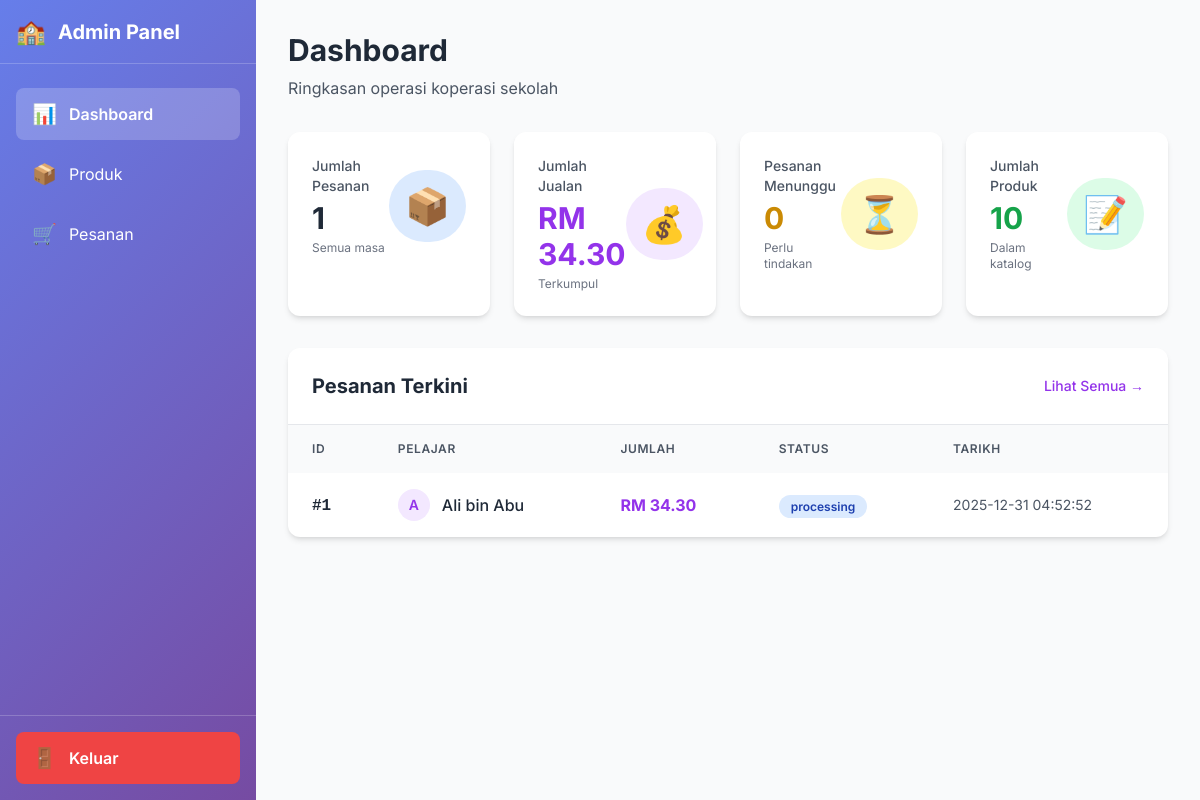
The page /admin/dashboard (signed in) on the database its author committed.
### tables this page shows
CREATE TABLE orders
                 (id INTEGER PRIMARY KEY AUTOINCREMENT,
                  user_id INTEGER NOT NULL,
                  total_amount REAL NOT NULL,
                  status TEXT DEFAULT 'pending',
                  payment_proof TEXT,
                  notes TEXT,
                  created_at TIMESTAMP DEFAULT CURRENT_TIMESTAMP,
                  FOREIGN KEY (user_id) REFERENCES users(id));

CREATE TABLE users
                 (id INTEGER PRIMARY KEY AUTOINCREMENT,
                  username TEXT UNIQUE NOT NULL,
                  password TEXT NOT NULL,
                  name TEXT NOT NULL,
                  role TEXT NOT NULL,
                  created_at TIMESTAMP DEFAULT CURRENT_TIMESTAMP);

### app.py (the view)
@app.route('/admin/dashboard')
def admin_dashboard():
    if 'user_id' not in session or session.get('role') != 'admin':
        return redirect(url_for('login'))
    db = get_db()
    stats = {
        'total_orders': db.execute('SELECT COUNT(*) as count FROM orders').fetchone()['count'],
        'total_sales': db.execute('SELECT COALESCE(SUM(total_amount), 0) as total FROM orders WHERE status != "cancelled"').fetchone()['total'],
        'pending_orders': db.execute('SELECT COUNT(*) as count FROM orders WHERE status = "pending"').fetchone()['count'],
        'total_products': db.execute('SELECT COUNT(*) as count FROM products').fetchone()['count']
    }
    recent_orders = db.execute('''
        SELECT o.*, u.name as student_name
        FROM orders o
        JOIN users u ON o.user_id = u.id
        ORDER BY o.created_at DESC
        LIMIT 10
    ''').fetchall()
    db.close()
    return render_template('admin_dashboard.html', stats=stats, recent_orders=recent_orders)

### app.py (called while the page is built)
def get_db():
    conn = sqlite3.connect('koperasi.db')
    conn.row_factory = sqlite3.Row
    return conn

### templates/admin_dashboard.html (shortened to what this page needs)
{% extends "base.html" %}
{% block content %}
<div class="flex h-screen bg-gray-50">
    <div class="hidden md:flex md:flex-col md:w-64 gradient-bg text-white flex-shrink-0">
        <div class="flex items-center h-16 px-4 border-b border-white/20">
            <span class="text-2xl mr-3">🏫</span>
            <span class="font-bold text-xl">Admin Panel</span>
        </div>
        <nav class="flex-1 px-4 py-6 space-y-2">
            <a href="{{ url_for('admin_dashboard') }}"
               class="flex items-center px-4 py-3 rounded-lg bg-white/20 font-semibold hover:bg-white/30 transition">
                <span class="text-xl mr-3">📊</span>
                Dashboard
            </a>
            <a href="{{ url_for('admin_products') }}"
               class="flex items-center px-4 py-3 rounded-lg hover:bg-white/10 transition">
                <span class="text-xl mr-3">📦</span>
                Produk
            </a>
            <a href="{{ url_for('admin_orders') }}"
               class="flex items-center px-4 py-3 rounded-lg hover:bg-white/10 transition">
                <span class="text-xl mr-3">🛒</span>
                Pesanan
            </a>
        </nav>
        <div class="p-4 border-t border-white/20">
            <a href="{{ url_for('logout') }}"
               class="flex items-center px-4 py-3 rounded-lg bg-red-500 hover:bg-red-600 font-semibold transition">
                <span class="text-xl mr-3">🚪</span>
                Keluar
            </a>
        </div>
    </div>
    <div class="flex-1 overflow-auto">
        <div class="max-w-7xl mx-auto px-4 sm:px-6 lg:px-8 py-8">
            <div class="mb-8">
                <h1 class="text-3xl font-bold text-gray-800 mb-2">Dashboard</h1>
                <p class="text-gray-600">Ringkasan operasi koperasi sekolah</p>
            </div>
            <div class="grid grid-cols-1 md:grid-cols-2 lg:grid-cols-4 gap-6 mb-8">
                <div class="bg-white rounded-xl shadow-md p-6 card-hover">
                    <div class="flex items-center justify-between">
                        <div>
                            <p class="text-sm text-gray-600 font-medium mb-1">Jumlah Pesanan</p>
                            <p class="text-3xl font-bold text-gray-800">{{ stats.total_orders }}</p>
                            <p class="text-xs text-gray-500 mt-1">Semua masa</p>
                        </div>
                        <div class="bg-blue-100 rounded-full p-4">
                            <span class="text-4xl">📦</span>
                        </div>
                    </div>
                </div>
                <div class="bg-white rounded-xl shadow-md p-6 card-hover">
                    <div class="flex items-center justify-between">
                        <div>
                            <p class="text-sm text-gray-600 font-medium mb-1">Jumlah Jualan</p>
                            <p class="text-3xl font-bold text-purple-600">RM {{ "%.2f"|format(stats.total_sales) }}</p>
                            <p class="text-xs text-gray-500 mt-1">Terkumpul</p>
                        </div>
                        <div class="bg-purple-100 rounded-full p-4">
                            <span class="text-4xl">💰</span>
                        </div>
                    </div>
                </div>
                <div class="bg-white rounded-xl shadow-md p-6 card-hover">
                    <div class="flex items-center justify-between">
                        <div>
                            <p class="text-sm text-gray-600 font-medium mb-1">Pesanan Menunggu</p>
                            <p class="text-3xl font-bold text-yellow-600">{{ stats.pending_orders }}</p>
                            <p class="text-xs text-gray-500 mt-1">Perlu tindakan</p>
                        </div>
                        <div class="bg-yellow-100 rounded-full p-4">
                            <span class="text-4xl">⏳</span>
                        </div>
                    </div>
                </div>
                <div class="bg-white rounded-xl shadow-md p-6 card-hover">
                    <div class="flex items-center justify-between">
                        <div>
                            <p class="text-sm text-gray-600 font-medium mb-1">Jumlah Produk</p>
                            <p class="text-3xl font-bold text-green-600">{{ stats.total_products }}</p>
                            <p class="text-xs text-gray-500 mt-1">Dalam katalog</p>
                        </div>
                        <div class="bg-green-100 rounded-full p-4">
                            <span class="text-4xl">📝</span>
                        </div>
                    </div>
                </div>
            </div>
            <div class="bg-white rounded-xl shadow-md overflow-hidden">
                <div class="p-6 border-b border-gray-200">
                    <div class="flex justify-between items-center">
                        <h2 class="text-xl font-bold text-gray-800">Pesanan Terkini</h2>
                        <a href="{{ url_for('admin_orders') }}"
                           class="text-purple-600 hover:text-purple-800 font-medium text-sm">
                            Lihat Semua →
                        </a>
                    </div>
                </div>
                <div class="overflow-x-auto">
                    <table class="w-full">
                        <thead class="bg-gray-50">
                            <tr>
                                <th class="px-6 py-4 text-left text-xs font-semibold text-gray-600 uppercase tracking-wider">ID</th>
                                <th class="px-6 py-4 text-left text-xs font-semibold text-gray-600 uppercase tracking-wider">Pelajar</th>
                                <th class="px-6 py-4 text-left text-xs font-semibold text-gray-600 uppercase tracking-wider">Jumlah</th>
                                <th class="px-6 py-4 text-left text-xs font-semibold text-gray-600 uppercase tracking-wider">Status</th>
                                <th class="px-6 py-4 text-left text-xs font-semibold text-gray-600 uppercase tracking-wider">Tarikh</th>
                            </tr>
                        </thead>
                        <tbody class="divide-y divide-gray-200">
                            {% if recent_orders %}
                                {% for order in recent_orders %}
                                <tr class="hover:bg-gray-50 transition">
                                    <td class="px-6 py-4 whitespace-nowrap">
                                        <span class="font-mono font-semibold text-gray-800">#{{ order.id }}</span>
                                    </td>
                                    <td class="px-6 py-4 whitespace-nowrap">
                                        <div class="flex items-center">
                                            <div class="w-8 h-8 bg-purple-100 rounded-full flex items-center justify-center mr-3">
                                                <span class="text-purple-600 font-semibold text-sm">{{ order.student_name[0] }}</span>
                                            </div>
                                            <span class="font-medium text-gray-800">{{ order.student_name }}</span>
                                        </div>
                                    </td>
                                    <td class="px-6 py-4 whitespace-nowrap">
                                        <span class="font-bold text-purple-600">RM {{ "%.2f"|format(order.total_amount) }}</span>
                                    </td>
                                    <td class="px-6 py-4 whitespace-nowrap">
                                        <span class="px-3 py-1 rounded-full text-xs font-semibold
                                            {% if order.status == 'completed' %}bg-green-100 text-green-800
                                            {% elif order.status == 'processing' %}bg-blue-100 text-blue-800
                                            {% elif order.status == 'cancelled' %}bg-red-100 text-red-800
                                            {% else %}bg-yellow-100 text-yellow-800{% endif %}">
                                            {{ order.status }}
                                        </span>
                                    </td>
                                    <td class="px-6 py-4 whitespace-nowrap text-sm text-gray-600">
                                        {{ order.created_at }}
                                    </td>
                                </tr>
                                {% endfor %}
                            {% endif %}
                        </tbody>
                    </table>
                </div>
            </div>
        </div>
    </div>
</div>
{% endblock %}

### templates/base.html (style rules this page uses)
body { font-family: 'Inter', sans-serif; }
.gradient-bg { background: linear-gradient(135deg, #667eea 0%, #764ba2 100%); }
.card-hover { transition: transform 0.3s ease, box-shadow 0.3s ease; }

### rows shown on the page
orders: id "1", name "A", student_name "Ali bin Abu", total_amount "34.30", status "processing", created_at "2025-12-31 04:52:52"

### other values the page prints
{{ stats.total_orders }} "1"
{{ "%.2f"|format(stats.total_sales) }} "34.30"
{{ stats.pending_orders }} "0"
{{ stats.total_products }} "10"
